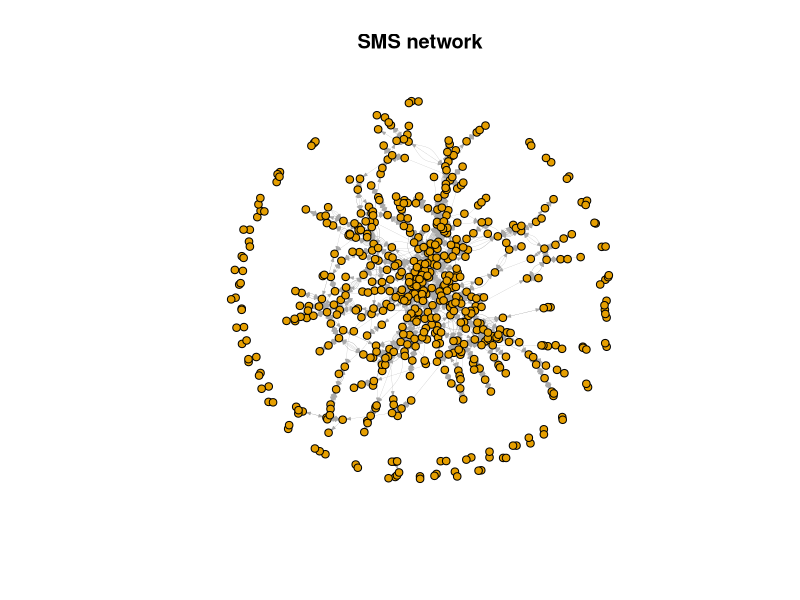
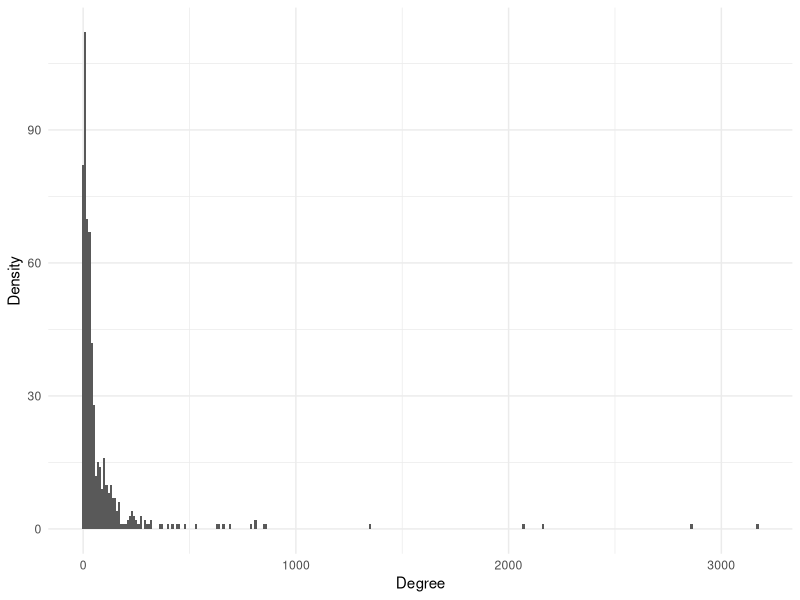
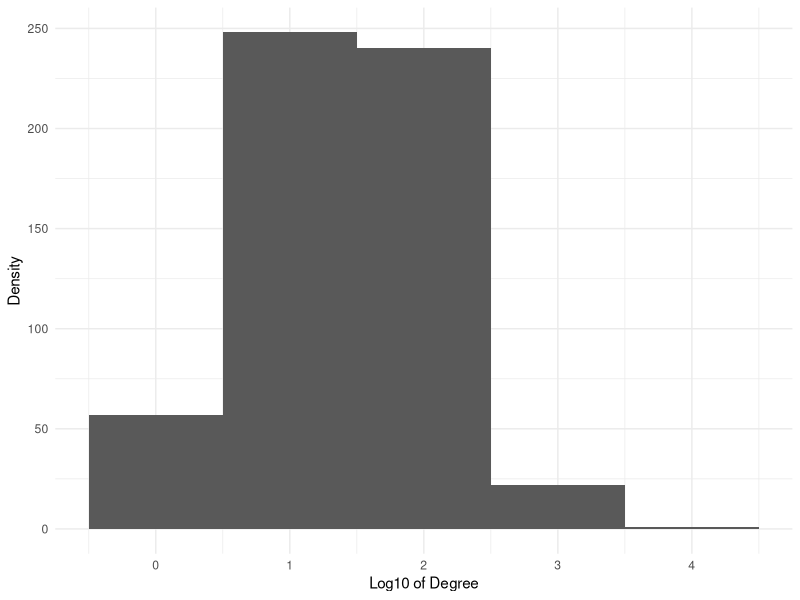
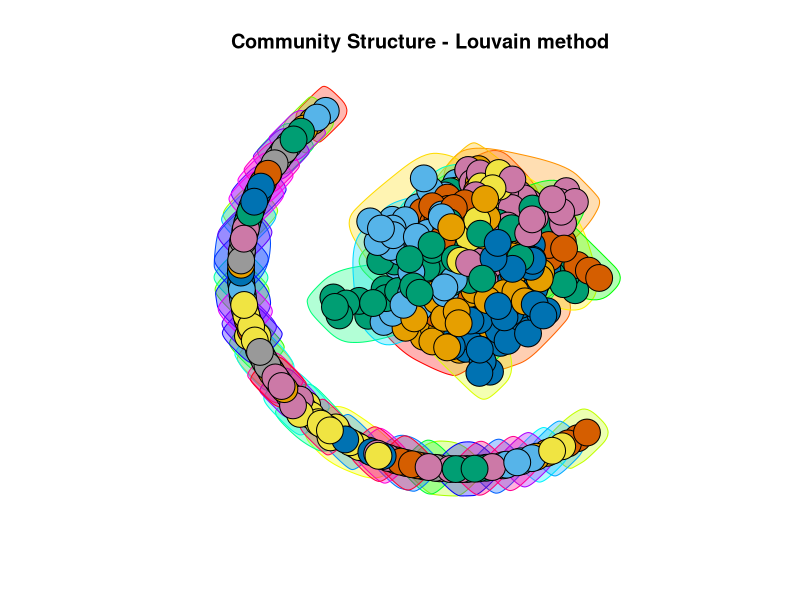
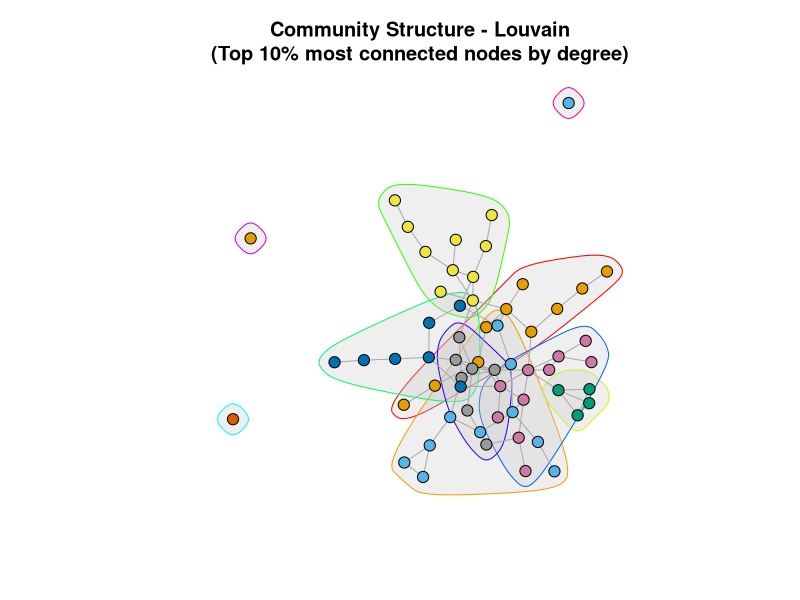
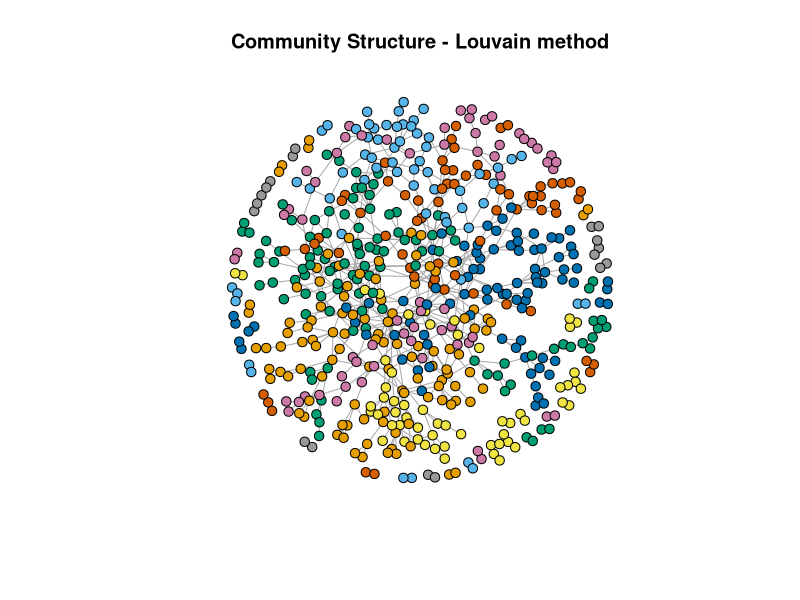
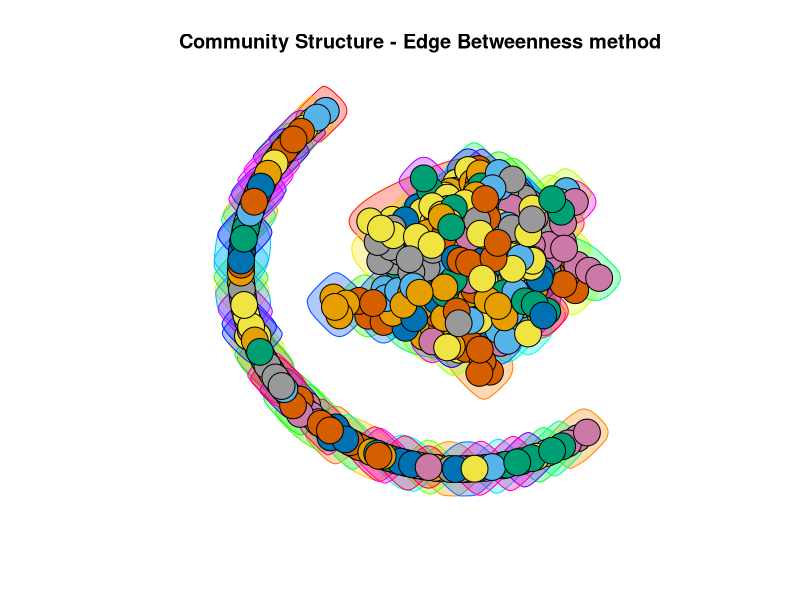
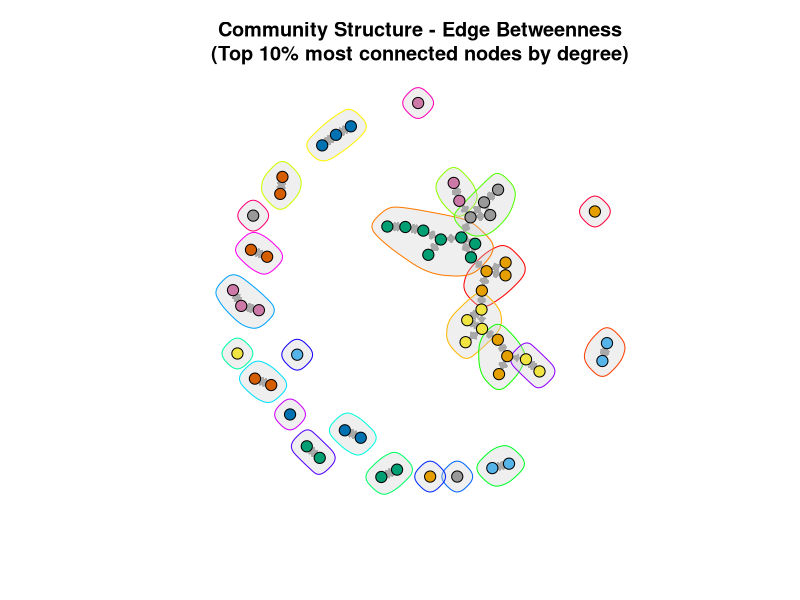

Here is the R script that generated these plots, in order: (Note: this script raises an error after producing the figures.)
## ---- chunk 1
library(igraph)
library(readr)
library(ggplot2)
library(ggraph)
library(tidygraph)
## ---- chunk 2
edges <- read.csv('edges.csv')
nodes <- read.csv('nodes.csv')

head(nodes)
## ---- chunk 3
head(edges)
## ---- chunk 4
sms <- graph_from_data_frame(edges, vertices=nodes)
sms
## ---- chunk 5
plot(sms,
     vertex.size = 4,            
     vertex.label = NA,          
     edge.arrow.size = 0.2,      
     edge.width = 0.2,           
     main = "SMS network")
## ---- chunk 6
mean <- vcount(sms)
cat("N. of nodes:", mean, "\n")

links <- ecount(sms)
cat("N. of links:", links, "\n")
## ---- chunk 7
degree <- degree(sms, mode = "all")

mean <- mean(degree)
cat("Mean:", mean, "\n")

sd <- sd(degree)
cat("Standard deviation:", sd, "\n")
## ---- chunk 8
ggplot() +
geom_histogram(aes(x = degree(sms, mode = "all")), binwidth = 10) +
labs(x = "Degree", y = "Density") +
theme_minimal()
## ---- chunk 9
ggplot() +
geom_histogram(aes(x = log10(degree(sms, mode = "all"))), binwidth = 1) +
labs(x = "Log10 of Degree", y = "Density") +
theme_minimal()
## ---- chunk 10
cat("Most connected node:", names(degree)[which.max(degree)], "\n")

cat("Degree of the most connected node:", max(degree(sms,mode="all")), "\n")
## ---- chunk 11
t_global <- transitivity(sms, type = "global")

cat("Transitivity:", t_global, "\n")
## ---- chunk 12
t_local <- transitivity(sms, type = "local")

t_avg <- mean(t_local, na.rm = TRUE)
t_avg
## ---- chunk 13
degree <- assortativity_degree(sms, directed = TRUE)

cat("Assortativity:", degree, "\n")
## ---- chunk 14
sms_undirected <- as_undirected(sms, mode = "collapse")

louvain <- cluster_louvain(sms_undirected)

n_communities <- length(sizes(louvain))
cat("N. of communities:", n_communities, "\n")

mod_louv <- modularity(louvain)
cat("Modularity with the Louvain methods:", mod_louv, "\n")

ll <- layout_with_kk(sms_undirected)
plot(louvain, sms_undirected, 
     layout=ll, 
     vertex.label=NA, 
     main = "Community Structure - Louvain method")
## ---- chunk 15
deg_vals <- degree(sms_undirected, mode = "all")

threshold <- quantile(deg_vals, 0.90)  
top_nodes <- V(sms_undirected)[deg_vals >= threshold]

subgraph_top <- induced_subgraph(sms_undirected, vids = top_nodes)

louvain_sub <- cluster_louvain(subgraph_top)

layout_sub <- layout_with_kk(subgraph_top)

groups <- communities(louvain_sub)

plot(subgraph_top,
     layout = layout_sub,
     vertex.color = membership(louvain_sub),
     vertex.label = NA,
     vertex.size = 6,
     edge.arrow.size = 0.3,
     mark.groups = groups,
     mark.col = rgb(0.8, 0.8, 0.8, 0.3),  # light gray with transparency
     main = "Community Structure - Louvain\n(Top 10% most connected nodes by degree)")

## ---- chunk 16
layout <- layout_with_fr(sms_undirected)
layout <- as.matrix(layout) 

plot(sms_undirected,
     layout = layout,
     vertex.color = membership(louvain),
     vertex.label = NA,
     vertex.size = 5,
     edge.arrow.size = 0.3,
     main = "Community Structure - Louvain method")
## ---- chunk 17
eb <- cluster_edge_betweenness(sms) 

n_communities <- length(sizes(eb))
cat("N. of communities:", n_communities, "\n")

mod_eb <- modularity(eb)
cat("Modularity with the Edge Betweenness methods:", mod_eb, "\n")

mm <- layout_with_kk(sms)
plot(eb, sms, 
     layout= mm, 
     vertex.label= NA,
     main = "Community Structure - Edge Betweenness method")
## ---- chunk 18
deg_vals <- degree(sms, mode = "all")

threshold <- quantile(deg_vals, 0.90)  
top_nodes <- V(sms)[deg_vals >= threshold]

subgraph_top <- induced_subgraph(sms, vids = top_nodes)

edge_betweenness_sub <- cluster_edge_betweenness(subgraph_top)

layout_sub <- layout_with_kk(subgraph_top)

groups <- communities(edge_betweenness_sub)

plot(subgraph_top,
     layout = layout_sub,
     vertex.color = membership(edge_betweenness_sub),
     vertex.label = NA,
     vertex.size = 6,
     edge.arrow.size = 0.3,
     mark.groups = groups,
     mark.col = rgb(0.8, 0.8, 0.8, 0.3),  # light gray with transparency
     main = "Community Structure - Edge Betweenness\n(Top 10% most connected nodes by degree)")
## ---- chunk 19
community_sizes <- sizes(louvain)

df_comm <- data.frame(
  Community = factor(names(community_sizes)),
  Members = as.vector(community_sizes)
)

ggplot(df_comm, aes(x = Community, y = Members)) +
  geom_col(fill = "pink") +
  labs(title = "Community Sizes - Louvain Method",
       x = "Community ID",
       y = "Number of Members") +
  theme_minimal()
## ---- chunk 20
community_sizes <- sizes(eb)

df_comm <- data.frame(
  Community = factor(names(community_sizes)),
  Members = as.vector(community_sizes)
)

ggplot(df_comm, aes(x = Community, y = Members)) +
  geom_col(fill = "darkgreen") +
  labs(title = "Community Sizes - Edge Betweenness Method",
       x = "Community ID",
       y = "Number of Members") +
  theme_minimal()
## ---- chunk 21
trans_original <- transitivity(sms)

trans_config <- transitivity(sample_degseq(degree(sms, mode = "all")))

cat("Original network transitivity:", trans_original, "\n")
cat("Configuration model transitivity:", trans_config, "\n")
## ---- chunk 22
set.seed(123)
sms_ds <- sample_degseq(degree(sms))
require(patchwork)

sms1 <- ggraph(sms_ds,layout="kk")+geom_edge_link()+geom_node_point()+theme_void()+labs(title="Degree Seq.")
sms1

## ---- chunk 23
n_sim <- 1000
trans_config <- numeric(n_sim)

for (i in 1:n_sim) {
  trans_config[i] <- transitivity(sample_degseq(degree(sms, mode = "all")))
}

hist(trans_config,
     breaks = 20,
     col = "lightblue",
     main = "Transitivity Distribution (Configuration Model)",
     xlab = "Transitivity",
     xlim = range(c(trans_config, trans_original)))
abline(v = trans_original, col = "red", lwd = 2)
legend("topright", legend = "Empirical value", col = "red", lwd = 2)

t_test_result <- t.test(trans_config, mu = t_global)
print(t_test_result)
## ---- chunk 24
closeness_vals <- closeness(sms, mode = "all")

max_node_id <- which.max(closeness_vals)
max_node_name <- V(sms)$name[max_node_id]
cat("Node with highest closeness:", max_node_name, "\n")

ego_graph <- make_ego_graph(sms, order = 1, nodes = max_node_id, mode = "all")[[1]]

plot(ego_graph,
     vertex.label = V(ego_graph)$name,
     vertex.size = 5,
     edge.arrow.size = 0.3,
     main = paste("Neighborhood of Node with Highest Closeness:", max_node_name))
